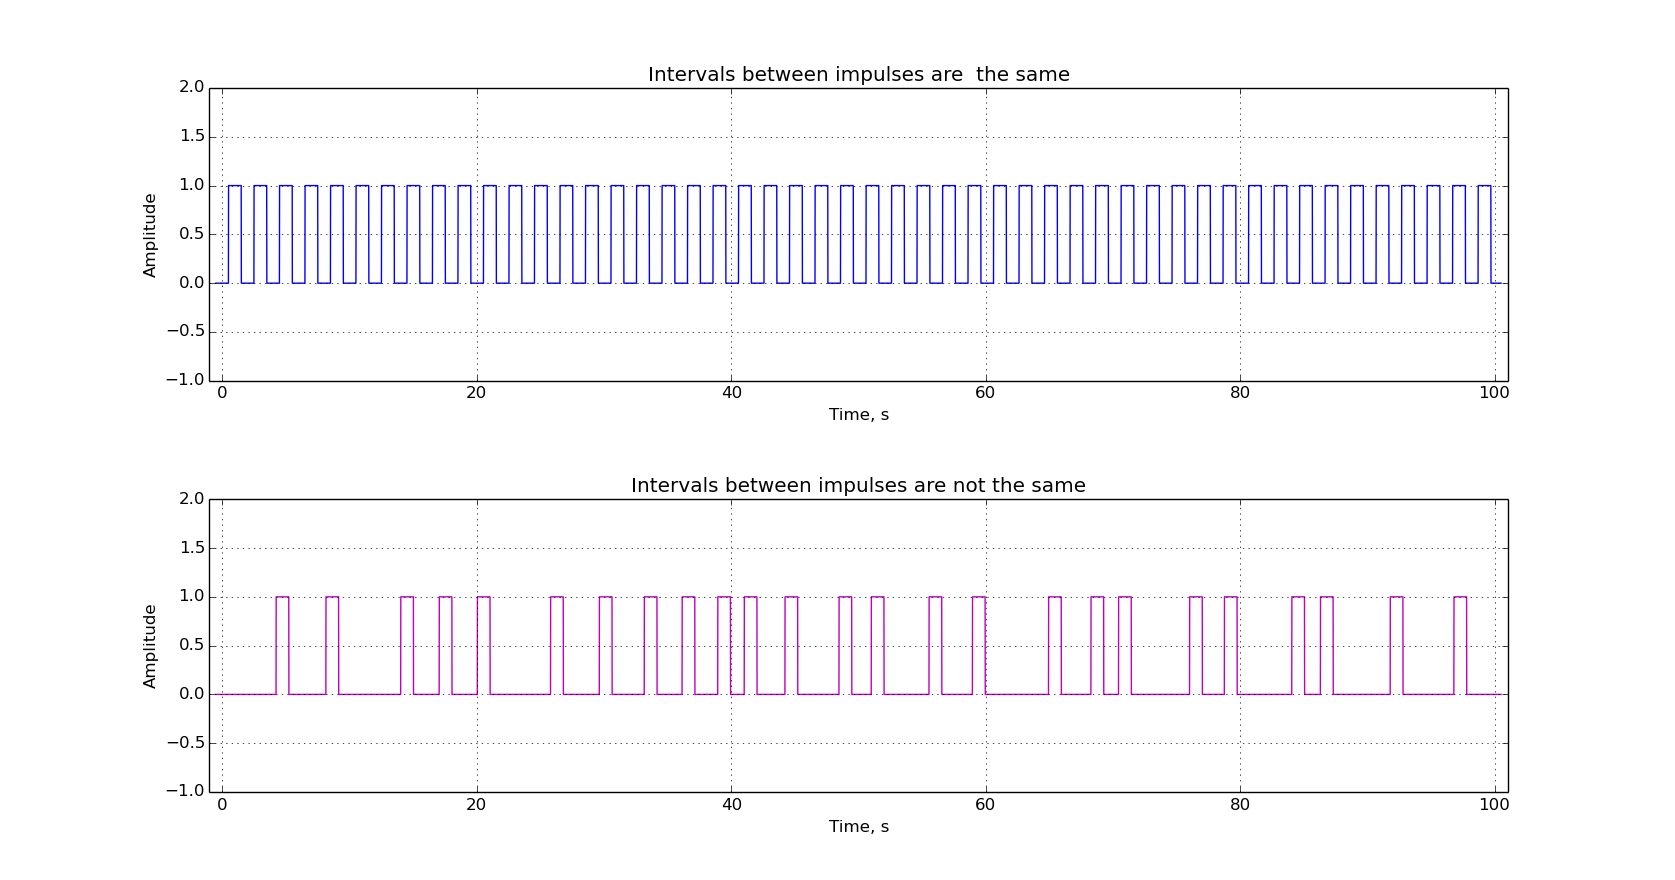

Here is the Python script that generated this plot:
#!/usr/bin/env python
#coding=utf8
from numpy import array, arange
import matplotlib.pyplot as plt
import random

fd = 256.0
t_min = -0.5
t_max = 100.5
print ('Enter amplitude: ')
A = input()
print ('Enter impulse width from 0 to 10: ')
duration = input()
print ('Enter the intervals between impulses: ')
a = input()
if duration>10:
    print ("Impulse outside the schedule!")
    exit()

def f(x,imp_begin,imp_width):
    if x > imp_begin and x < imp_begin+imp_width:
        return A;
    return 0;

def gen_a1():
    return a;

def gen_a2():
    return random.uniform(1,5);

def wave(ff):
    x = arange(t_min, t_max, 1.0/fd);
    y = array([0 for i in x]);
    interval = ff();
    i = 0
    curr_imp_start = t_min;
    while i < len(x):
        if x[i]>=curr_imp_start+interval and x[i]<=curr_imp_start+interval+duration:
            y[i] = A;
        elif x[i]>curr_imp_start+interval+duration:
            curr_imp_start = x[i];
            interval = ff();
        i+=1;
    return [x, y];

def show(data, pos, color):
    plt.subplot(2,1,pos)
    plt.plot(data[0], data[1], color)
    plt.xlabel('Time, s')
    plt.ylabel('Amplitude')
    plt.grid(True)
    axes = plt.gca()
    axes.set_xlim([-1,101])
    axes.set_ylim([-1,A+1])
    plt.hold(True)

show(wave(gen_a1), 1, 'b')
plt.title('Intervals between impulses are  the same')
show(wave(gen_a2), 2, 'm')
plt.title('Intervals between impulses are not the same')

plt.show()
